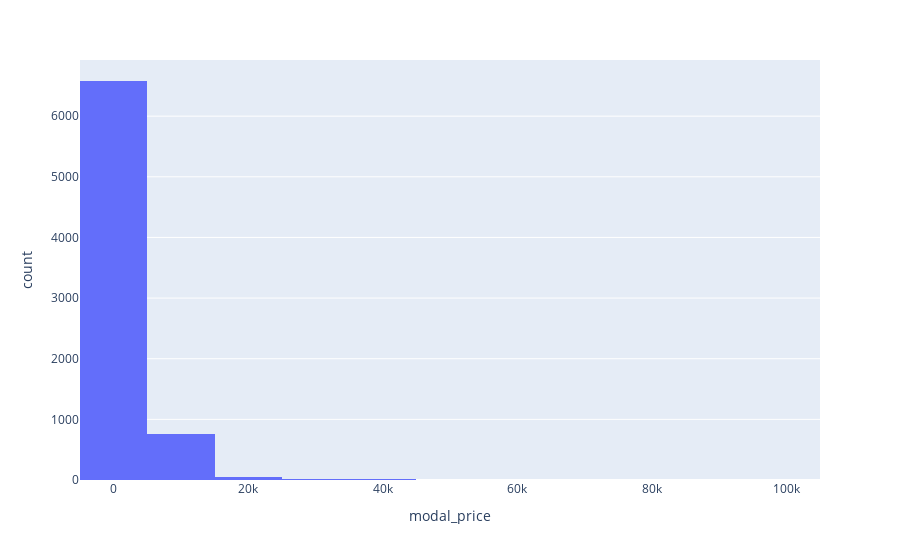

Here is the notebook cell this chart was saved with:
### Code cell
import plotly.express as px
fig=px.histogram(data,x='modal_price',nbins=10)
fig.show()

### Figure 1 — Plotly figure (JSON) as saved in the notebook; plotly's stock layout.template omitted (floating-point values rounded to 4 significant figures; data arrays with more than 128 entries replaced by an {"elided": "..."} marker saying what was removed)
{"data": [{"alignmentgroup": "True", "bingroup": "x", "hovertemplate": "modal_price=%{x}<br>count=%{y}<extra></extra>", "legendgroup": "", "marker": {"color": "#636efa", "pattern": {"shape": ""}}, "name": "", "nbinsx": 10, "offsetgroup": "", "orientation": "v", "showlegend": false, "type": "histogram", "x": {"elided": "7418 float values"}, "xaxis": "x", "yaxis": "y"}], "layout": {"barmode": "relative", "legend": {"tracegroupgap": 0}, "margin": {"t": 60}, "xaxis": {"anchor": "y", "domain": [0, 1], "title": {"text": "modal_price"}}, "yaxis": {"anchor": "x", "domain": [0, 1], "title": {"text": "count"}}}}
